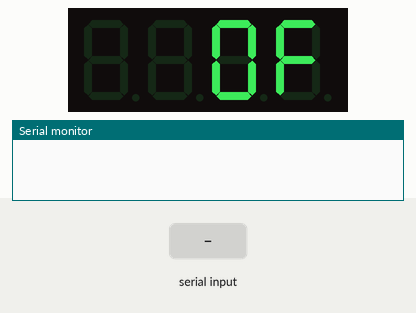
Simulated run of this sketch. Board: Arduino Uno, built with avr-gcc and run on an emulated ATmega328P. Parts: 4-digit seven-segment display, the last lines printed to the serial monitor. Wiring (inferred from the names in the program): 4-digit 7-segment display, segments lit when LOW: segments pin 13, pin 12, pin 11, pin 8, pin 7, pin 4, pin 2; digit selects pin 10, pin 6, pin 5, pin 3. The inputs (shaded band) are chosen by the test bench. The segment pins are drawn as the display they are named for.

Above: at 1.2 s.
1.3 s: "90,45\n" received over Serial
At 2.8 s:
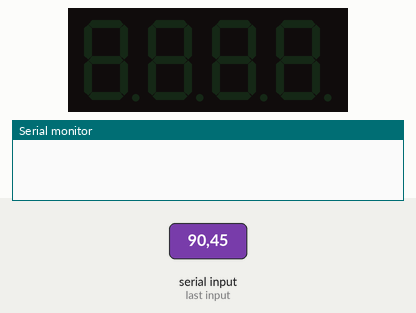
4.3 s: "T90\n" received over Serial
At 6.1 s:
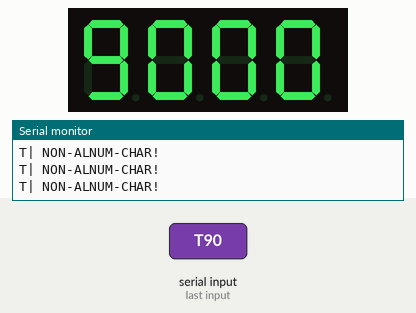
7.3 s: "D90\n" received over Serial
Timing chart, 0 to 10.3 s (numbered marks = the images above; inputs shaded):
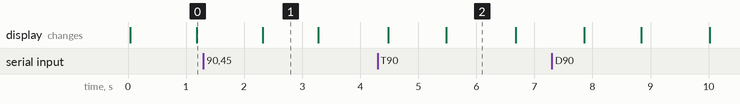

Measured:
- after the input at 1.3 s, the display: changes after 1.0 s (image 1)
- after the input at 4.3 s, the display: first changes after 0.18 s (image 2 shows a later state)
- what the display in image 1 shows lasts 1.0 s, from 2.3 s to 3.3 s
- what the display in image 2 shows lasts 1.2 s, from 5.5 s to 6.7 s

The sketch:

src_SadowskiSzczyrbakPrasalek.ino
```cpp
#define BLANK -1

//HARDWARE
byte pins[4] = {10,6,5,3}; //KOLEJNOŚĆ POŁĄCZENIA DIGITS
byte segments[7] = {13,12,11,8,7,4,2}; //KOLEJNOŚĆ POŁĄCZENIA SEGMENTÓW

//POMOCNICZE TABELE
//nums_syns -> binarna representacja heksadecymalnych wartości
byte nums_syms[] = {B11111100, B01100000, B11011010, B11110010, B01100110, B10110110, B10111110, B11100000, B11111110, B11110110, B11101110, B00111110, B10011100, B01111010, B10011110, B10001110, B00000000};
byte BNESS_MAPPING[] = {10, 60, 255}; //mapowanie jasności dla analogWrite, gdzie 0-dark 1-medium 2-light

//KOMENDY UŻYTKOWNIKA
char TEXT[] = "0f34ec";
char BRIGHT[] = "0000";
short int DISP = 1000;

//IMPLEMENTACJA
//Ta funkcja wyciąga symbol jasności [0|1|2] z tabeli 'BRIGHT'
#define getBrightForSegment(n) BRIGHT[n]-48

/*
 * Zwraca n-tą wartość całkowitą pobraną z 'TEXT'
 */
char getTextCharacter(byte n) {
  if(n==-1)
    return -1;

  char extracted_char = tolower(TEXT[n]);

  if(extracted_char > 57) {
    return extracted_char - 87;
  } else {
    return extracted_char - 48;
  }
}

/*
 * Wyciąga n-ty bit z bajta
 */
bool getNthBitFromByte(byte n, byte a) {
  return ((a >> n)  & 0x01);
}

/*
 * Wyświetla te segmenty, gdzie ustawiony jest bit w 'number'. Wyświetla w segmencie o nr. 'dig' o zadanej jasności 'bness'
 */
void disp(byte number, byte dig, byte bness=255) {
  pinMode(pins[dig], OUTPUT);

  for (byte i = 0; i < 7; ++i) {
    if(getNthBitFromByte(7 - i, number)) {
      pinMode(segments[i], OUTPUT);
      digitalWrite(segments[i], LOW);
    }
  }

  analogWrite(pins[dig], bness);
}

/*
 * Wyświetla wartość całkowitą podaną w 'num' np. jak podamy num=12 to wyswietli 'c'
 */
void dispNum(char num, byte dig, byte bness=255) {
  if (num != -1)
    disp(nums_syms[num], dig, bness);

  disp(B00000000, dig, bness);
}

/*
 * Wyswietla naraz 4 liczby całkowite podane w 'fst' 'snd' 'trd' 'fou'
 * o jasnościach podanych odpowiednio w zmiennych z prefixem bness_
 * duration - czas trwania całego wyświetlania
 * DEL_INTER = delay interval czyli częstotliwość odświeżania
 * Gdy podamy na danym miejscu -1 to nic się tam nie wyświetli
 */
void disp4NumsBrightness(char fst, char snd, char trd, char fou, byte bness_fst, byte bness_snd, byte bness_trd, byte bness_fou, short int duration, byte DEL_INTER = 1) {
  if(inputCheck()) {
    fst = getTextCharacter(0);
    snd = getTextCharacter(1);
    trd = getTextCharacter(2);
    fou = getTextCharacter(3);

    bness_fst = getBrightForSegment(0);
    bness_snd = getBrightForSegment(1);
    bness_trd = getBrightForSegment(2);
    bness_fou = getBrightForSegment(3);

    duration = DISP;
  }

  short int counter = 0;

  while(counter < duration) {
    dispNum(fst, 0, BNESS_MAPPING[bness_fst]);

    counter += DEL_INTER;
    delay(DEL_INTER);
    turnOff(0);

    dispNum(snd, 1, BNESS_MAPPING[bness_snd]);

    counter += DEL_INTER;
    delay(DEL_INTER);
    turnOff(1);

    dispNum(trd, 2, BNESS_MAPPING[bness_trd]);

    counter += DEL_INTER;
    delay(DEL_INTER);
    turnOff(2);

    dispNum(fou, 3, BNESS_MAPPING[bness_fou]);

    counter += DEL_INTER;
    delay(DEL_INTER);
    turnOff(3);
  }
}

/*
 * Wyświetla cykl pojawiania się 6 liczb hexadecymalnych od prawej do lewej z wyłanianiem się
 */
void dispCycleWithBness() {
  //INTRO
  disp4NumsBrightness(BLANK, BLANK, BLANK, getTextCharacter(0), getBrightForSegment(0), getBrightForSegment(1), getBrightForSegment(2), getBrightForSegment(3), DISP);
  disp4NumsBrightness(BLANK, BLANK, getTextCharacter(0), getTextCharacter(1), getBrightForSegment(0), getBrightForSegment(1), getBrightForSegment(2), getBrightForSegment(3), DISP);
  disp4NumsBrightness(BLANK, getTextCharacter(0), getTextCharacter(1), getTextCharacter(2), getBrightForSegment(0), getBrightForSegment(1), getBrightForSegment(2), getBrightForSegment(3), DISP);
  disp4NumsBrightness(getTextCharacter(0), getTextCharacter(1), getTextCharacter(2), getTextCharacter(3), getBrightForSegment(0), getBrightForSegment(1), getBrightForSegment(2), getBrightForSegment(3), DISP);

  //MED
  disp4NumsBrightness(getTextCharacter(1), getTextCharacter(2), getTextCharacter(3), getTextCharacter(4), getBrightForSegment(0), getBrightForSegment(1), getBrightForSegment(2), getBrightForSegment(3), DISP);
  disp4NumsBrightness(getTextCharacter(2), getTextCharacter(3), getTextCharacter(4), getTextCharacter(5), getBrightForSegment(0), getBrightForSegment(1), getBrightForSegment(2), getBrightForSegment(3), DISP);

  //OUTRO
  disp4NumsBrightness(getTextCharacter(3), getTextCharacter(4), getTextCharacter(5), BLANK, getBrightForSegment(0), getBrightForSegment(1), getBrightForSegment(2), getBrightForSegment(3), DISP);
  disp4NumsBrightness(getTextCharacter(4), getTextCharacter(5), BLANK, BLANK, getBrightForSegment(0), getBrightForSegment(1), getBrightForSegment(2), getBrightForSegment(3), DISP);
  disp4NumsBrightness(getTextCharacter(5), BLANK, BLANK, BLANK, getBrightForSegment(0), getBrightForSegment(1), getBrightForSegment(2), getBrightForSegment(3), DISP);
  disp4NumsBrightness(BLANK, BLANK, BLANK, BLANK, getBrightForSegment(0), getBrightForSegment(1), getBrightForSegment(2), getBrightForSegment(3), DISP);
}

/*
 * "Czyści" cały digit o podanym numerze
 */
void turnOff(byte dig)
{
  for (byte i = 0; i < 7; ++i) {
      pinMode(segments[i], OUTPUT);
      digitalWrite(segments[i], HIGH);
  }

  analogWrite(pins[dig], 0);
}

void setup()
{
  Serial.begin(9600);
}

void loop()
{
  dispCycleWithBness();
}

/*
 * Funkcja która sprawdza, czy na wejściu serialowym jest jakiś input
 * jeśli jest to zwraca true, false w przeciwnym wypadku
 */
bool inputCheck() {
  String a;
  while(Serial.available()) {
    a = Serial.readString();
    parseCommand(a);
  }

  return a.length()>0;
}

/*
 * Funkcja wcielająca w życie komendy podane przez użytkownika, parser
 */
void parseCommand(String input) {
  int inp_len = input.length();

  if(input[0]=='T') {
    if(inp_len!=8) { //8 ponieważ \n na końcu
      Serial.println("T| LEN!=7");
      Serial.println(inp_len);
    }

    for(int i = 1; i < 7; ++i) {
      if(!isalnum(input[i])) {
        Serial.println("T| NON-ALNUM-CHAR!");
        TEXT[i-1] = '0';
      } else {
        TEXT[i-1] = input[i];
      }
    }
  } else if(input[0]=='D') {
    if(inp_len!=6) { //6 ponieważ \n na końcu
      Serial.println("D| LEN!=5");
    } else {
      if(input.substring(1,6).toInt()==0) {
        Serial.println("D| parse_int err!");
      } else {
        DISP = input.substring(1,6).toInt();
      }
    }
  } else if(input[0]=='B') {
    if(inp_len!=6) {
      Serial.println("D| LEN!=5");
    } else {
      for(int i = 1; i < 5; ++i) {
        if(input[i] >= '0' && input[i] <= '2'){
          BRIGHT[i-1] = input[i];
        } else {
          Serial.println("B| nums must be in [0|1|2]!");
        }
      }
    }
  } else {
    Serial.println("unrecognized prefix!");
  }
}
```
